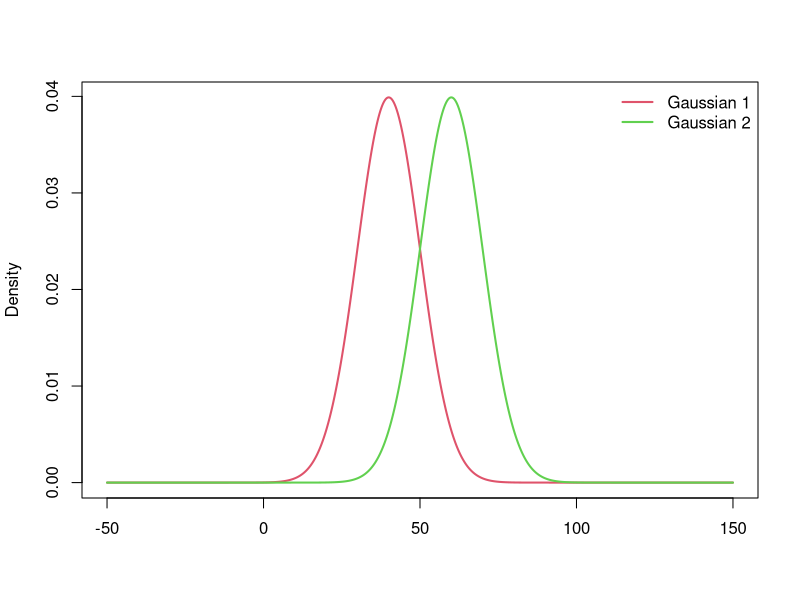
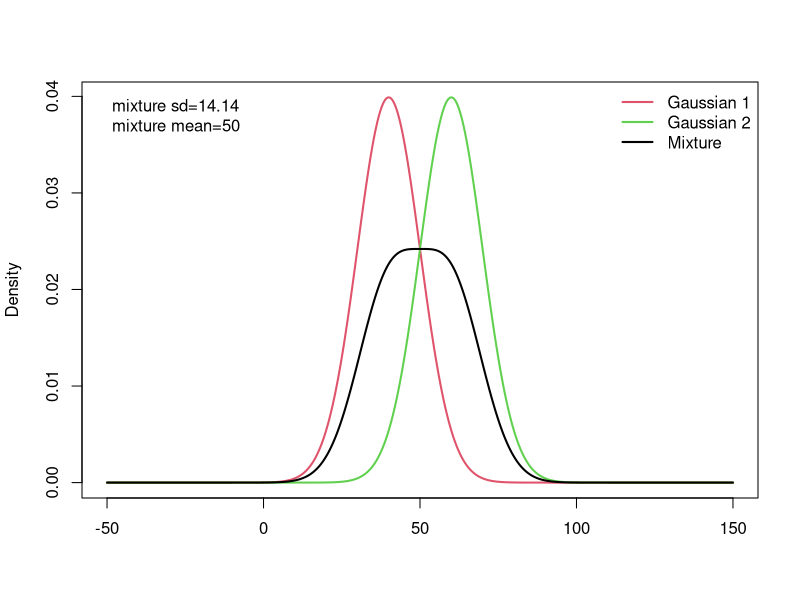
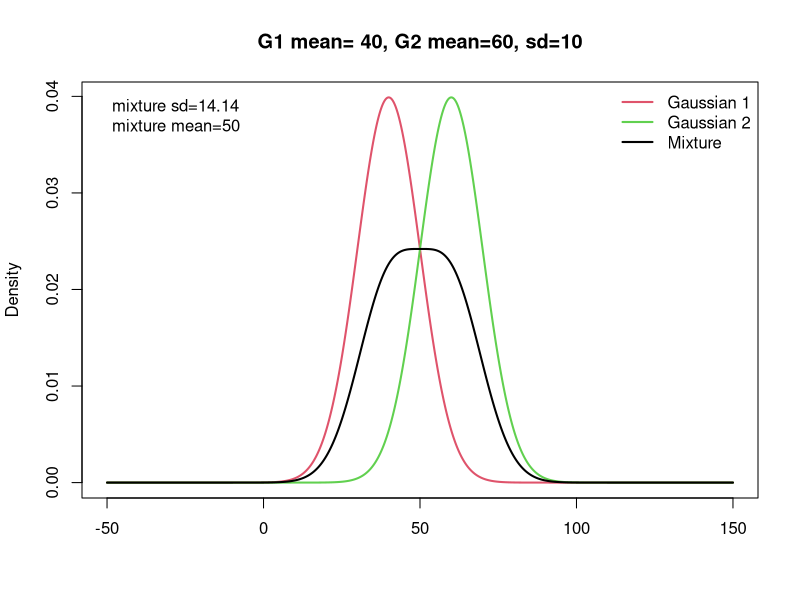
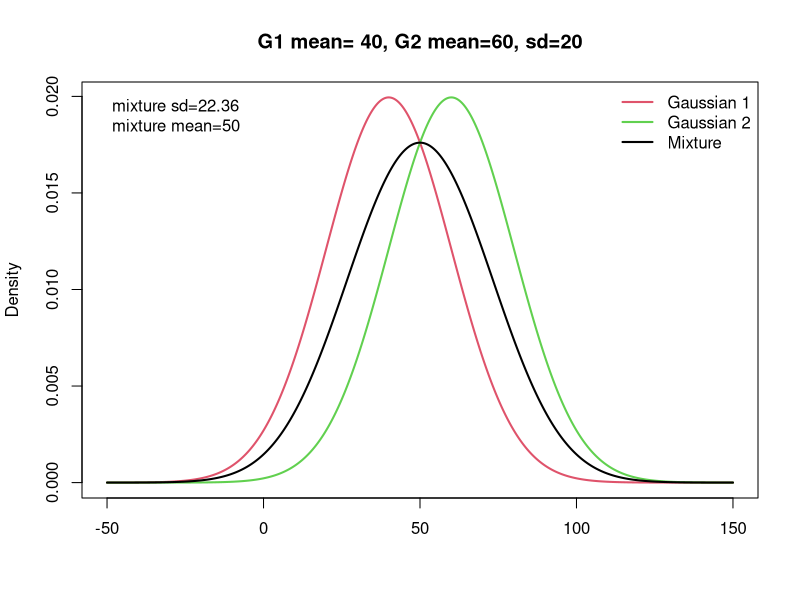
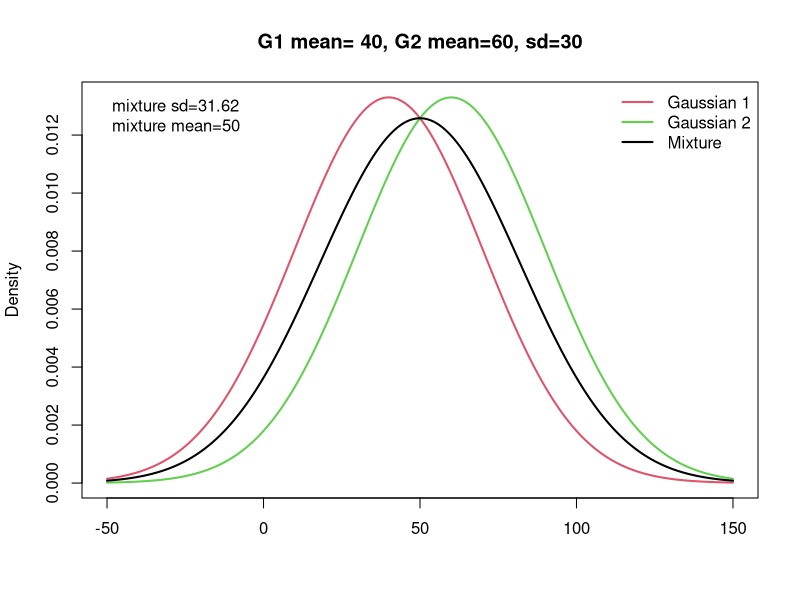
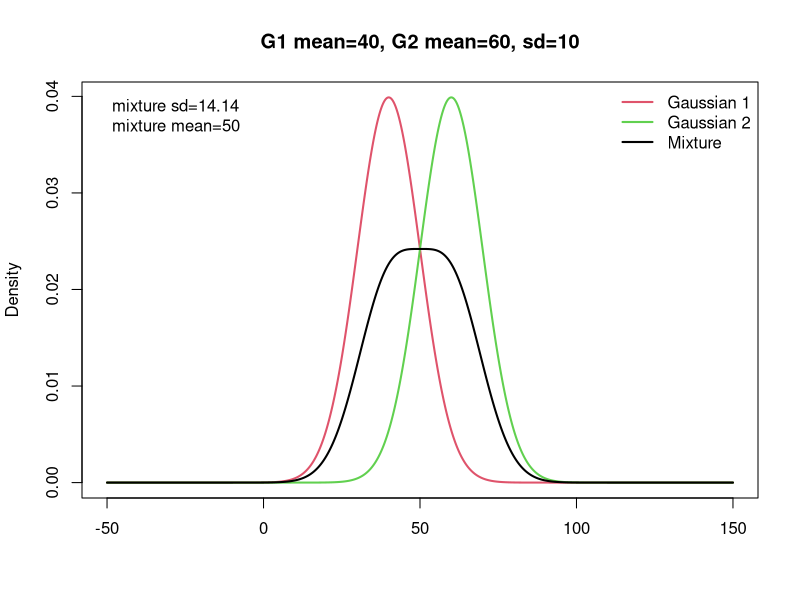
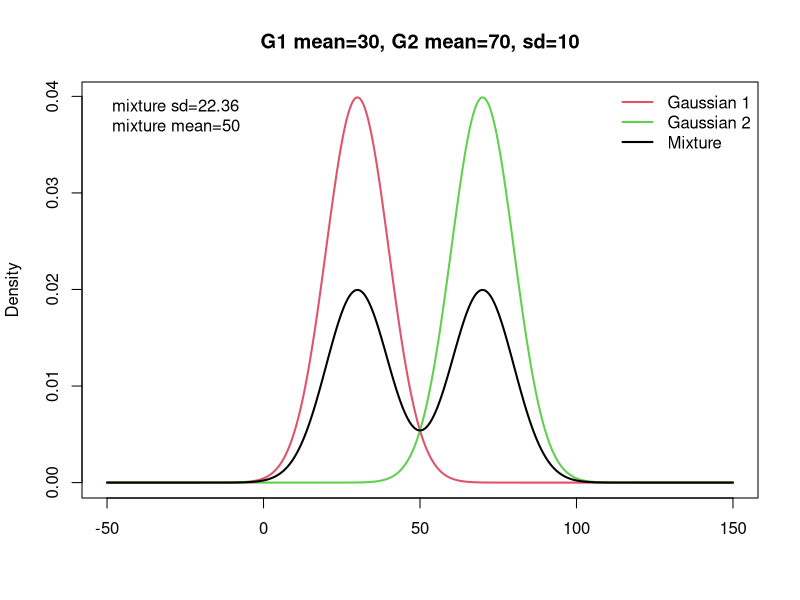
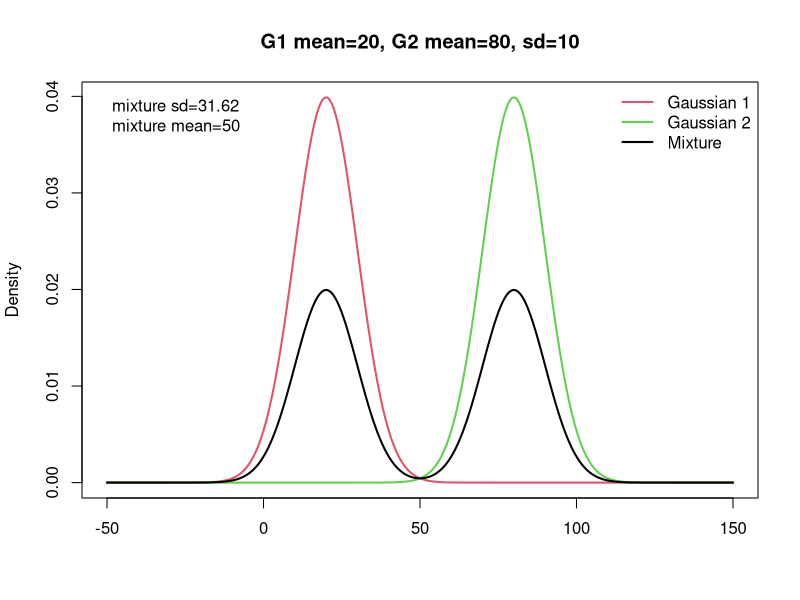

Here is the R script that generated these plots, in order:
## ---- chunk 1
Gaussian.1.mean <- 40
Gaussian.2.mean <- 60
Gaussian.1.sd <- 10
Gaussian.2.sd <- 10
x <- seq(-50,150,length=1000)

Gaussian.1 <- dnorm(x, mean = Gaussian.1.mean, sd = Gaussian.1.sd)
Gaussian.2 <- dnorm(x, mean = Gaussian.2.mean, sd = Gaussian.2.sd)

plot(x, Gaussian.1, col=2, type="l", ylab="Density", xlab = "", lwd=2)
lines(x, Gaussian.2, col=3, lwd=2)
legend("toprigh", bty="n", col=2:3, c("Gaussian 1", "Gaussian 2"), lty=1, lwd=2)
## ---- chunk 2
weight.1 = (1/Gaussian.1.sd^2)/((1/Gaussian.1.sd^2)+(1/Gaussian.2.sd^2))
weight.2 = (1/Gaussian.2.sd^2)/((1/Gaussian.1.sd^2)+(1/Gaussian.2.sd^2))
weight.1
weight.2

Mixture.mean <- weight.1*Gaussian.1.mean + weight.2*Gaussian.2.mean
Mixture.sd <- sqrt(weight.1*Gaussian.1.sd^2 + weight.2*Gaussian.2.sd^2 + weight.1*weight.2*(Gaussian.1.mean-Gaussian.2.mean)^2) 


Mixture <- Gaussian.1 * weight.1 + Gaussian.2 * weight.2 

plot(x, Gaussian.1, col=2, type="l",  xlab = "", ylab="Density", lwd=2)
lines(x, Gaussian.2, col=3, lwd=2)
lines(x, Mixture, col=1, lwd=2)
legend("toprigh", bty="n", col=c(2,3,1), c("Gaussian 1", "Gaussian 2", "Mixture"), lty=1, lwd=2)
legend("topleft", paste0("mixture sd=", round(Mixture.sd,2),"\nmixture mean=", round(Mixture.mean, 2)), bty="n")
## ---- chunk 3

Gaussian.1.mean <- 40
Gaussian.2.mean <- 60

for (sd in seq(10,30,10)){
  Gaussian.1.sd <- sd
  Gaussian.2.sd <- sd
  Gaussian.1 <- dnorm(x, mean = Gaussian.1.mean, sd = Gaussian.1.sd)
  Gaussian.2 <- dnorm(x, mean = Gaussian.2.mean, sd = Gaussian.2.sd)
  
  weight.1 = (1/Gaussian.1.sd^2)/((1/Gaussian.1.sd^2)+(1/Gaussian.2.sd^2))
  weight.2 = (1/Gaussian.2.sd^2)/((1/Gaussian.1.sd^2)+(1/Gaussian.2.sd^2))
  
  Mixture.mean <- weight.1*Gaussian.1.mean + weight.2*Gaussian.2.mean
  Mixture.sd <- sqrt(weight.1*Gaussian.1.sd^2 + weight.2*Gaussian.2.sd^2 + weight.1*weight.2*(Gaussian.1.mean-Gaussian.2.mean)^2) 
  
  Mixture <- Gaussian.1 * weight.1 + Gaussian.2 * weight.2 
  
  plot(x, Gaussian.1, col=2, type="l",  xlab = "", ylab="Density", lwd=2, main=paste0("G1 mean= 40, G2 mean=60, sd=",sd))
  lines(x, Gaussian.2, col=3, lwd=2)
  lines(x, Mixture, col=1, lwd=2)
  legend("toprigh", bty="n", col=c(2,3,1), c("Gaussian 1", "Gaussian 2", "Mixture"), lty=1, lwd=2)
  legend("topleft", paste0("mixture sd=", round(Mixture.sd,2),"\nmixture mean=", round(Mixture.mean, 2)), bty="n")
}
## ---- chunk 4
Gaussian.1.sd <- 10
Gaussian.2.sd <- 10
  
for (i in seq(10,30,10)){
  Gaussian.1.mean <- 50 - i
  Gaussian.2.mean <- 50 + i

  Gaussian.1 <- dnorm(x, mean = Gaussian.1.mean, sd = Gaussian.1.sd)
  Gaussian.2 <- dnorm(x, mean = Gaussian.2.mean, sd = Gaussian.2.sd)
  
  weight.1 = (1/Gaussian.1.sd^2)/((1/Gaussian.1.sd^2)+(1/Gaussian.2.sd^2))
  weight.2 = (1/Gaussian.2.sd^2)/((1/Gaussian.1.sd^2)+(1/Gaussian.2.sd^2))
  
  Mixture.mean <- weight.1*Gaussian.1.mean + weight.2*Gaussian.2.mean
  Mixture.sd <- sqrt(weight.1*Gaussian.1.sd^2 + weight.2*Gaussian.2.sd^2 + weight.1*weight.2*(Gaussian.1.mean-Gaussian.2.mean)^2) 
  
  Mixture <- Gaussian.1 * weight.1 + Gaussian.2 * weight.2 
  
  plot(x, Gaussian.1, type="l", col=2,  xlab = "", ylab="Density", lwd=2, main=paste0("G1 mean=",50-i, ", G2 mean=",50+i, ", sd=10"))
  lines(x, Gaussian.2, col=3, lwd=2)
  lines(x, Mixture, col=1, lwd=2)
  legend("toprigh", bty="n", col=c(2,3,1), c("Gaussian 1", "Gaussian 2", "Mixture"), lty=1, lwd=2)
  legend("topleft", paste0("mixture sd=", round(Mixture.sd,2),"\nmixture mean=", round(Mixture.mean, 2)), bty="n")
}
## ---- chunk 5
Gaussian.1.mean <- 40
Gaussian.2.mean <- 60
  
for (i in seq(0,15,5)){
  Gaussian.1.sd <- 20 - i
  Gaussian.2.sd <- 20 + i

  Gaussian.1 <- dnorm(x, mean = Gaussian.1.mean, sd = Gaussian.1.sd)
  Gaussian.2 <- dnorm(x, mean = Gaussian.2.mean, sd = Gaussian.2.sd)
  
  weight.1 = (1/Gaussian.1.sd^2)/((1/Gaussian.1.sd^2)+(1/Gaussian.2.sd^2))
  weight.2 = (1/Gaussian.2.sd^2)/((1/Gaussian.1.sd^2)+(1/Gaussian.2.sd^2))

  Mixture.mean <- weight.1*Gaussian.1.mean + weight.2*Gaussian.2.mean
  Mixture.sd <- sqrt(weight.1*Gaussian.1.sd^2 + weight.2*Gaussian.2.sd^2 + weight.1*weight.2*(Gaussian.1.mean-Gaussian.2.mean)^2) 
  
  Mixture <- Gaussian.1 * weight.1 + Gaussian.2 * weight.2 
  
  plot(x, Gaussian.1, col=2, type="l",  xlab = "", ylab="Density", lwd=2, main=paste0("G1 mean=",Gaussian.1.mean, ", G2 mean=",Gaussian.2.mean, ", G1 sd=",Gaussian.1.sd,", G2 sd=",Gaussian.2.sd ))
  lines(x, Gaussian.2, col=3, lwd=2)
  lines(x, Mixture, col=1, lwd=2)
  legend("toprigh", bty="n", col=c(2,3,1), c("Gaussian 1", "Gaussian 2", "Mixture"), lty=1, lwd=2)
  legend("topleft", paste0("mixture sd=", round(Mixture.sd,2),"\nmixture mean=", round(Mixture.mean, 2)), bty="n")
}
## ---- chunk 6
Gaussian.1.mean <- 50
Gaussian.2.mean <- 50 

Gaussian.1.sd <- 10
Gaussian.2.sd <- 20

Gaussian.1 <- dnorm(x, mean = Gaussian.1.mean, sd = Gaussian.1.sd)
Gaussian.2 <- dnorm(x, mean = Gaussian.2.mean, sd = Gaussian.2.sd)

weight.1 = (1/Gaussian.1.sd^2)/((1/Gaussian.1.sd^2)+(1/Gaussian.2.sd^2))
weight.2 = (1/Gaussian.2.sd^2)/((1/Gaussian.1.sd^2)+(1/Gaussian.2.sd^2))

Mixture.mean <- weight.1*Gaussian.1.mean + weight.2*Gaussian.2.mean
Mixture.sd <- sqrt(weight.1*Gaussian.1.sd^2 + weight.2*Gaussian.2.sd^2 + weight.1*weight.2*(Gaussian.1.mean-Gaussian.2.mean)^2) 

Mixture <- Gaussian.1 * weight.1 + Gaussian.2 * weight.2 

plot(x, Gaussian.1, col=2, type="l",  xlab = "", ylab="Density", lwd=2, main=paste0("G1 mean=",Gaussian.1.mean, ", G2 mean=",Gaussian.2.mean, ", G1 sd=",Gaussian.1.sd,", G2 sd=",Gaussian.2.sd ))
lines(x, Gaussian.2, col=3, lwd=2)
lines(x, Mixture, col=1, lwd=2)
legend("toprigh", bty="n", col=c(2,3,1), c("Gaussian 1", "Gaussian 2", "Mixture"), lty=1, lwd=2)
legend("topleft", paste0("mixture sd=", round(Mixture.sd,2),"\nmixture mean=", round(Mixture.mean, 2)), bty="n")
